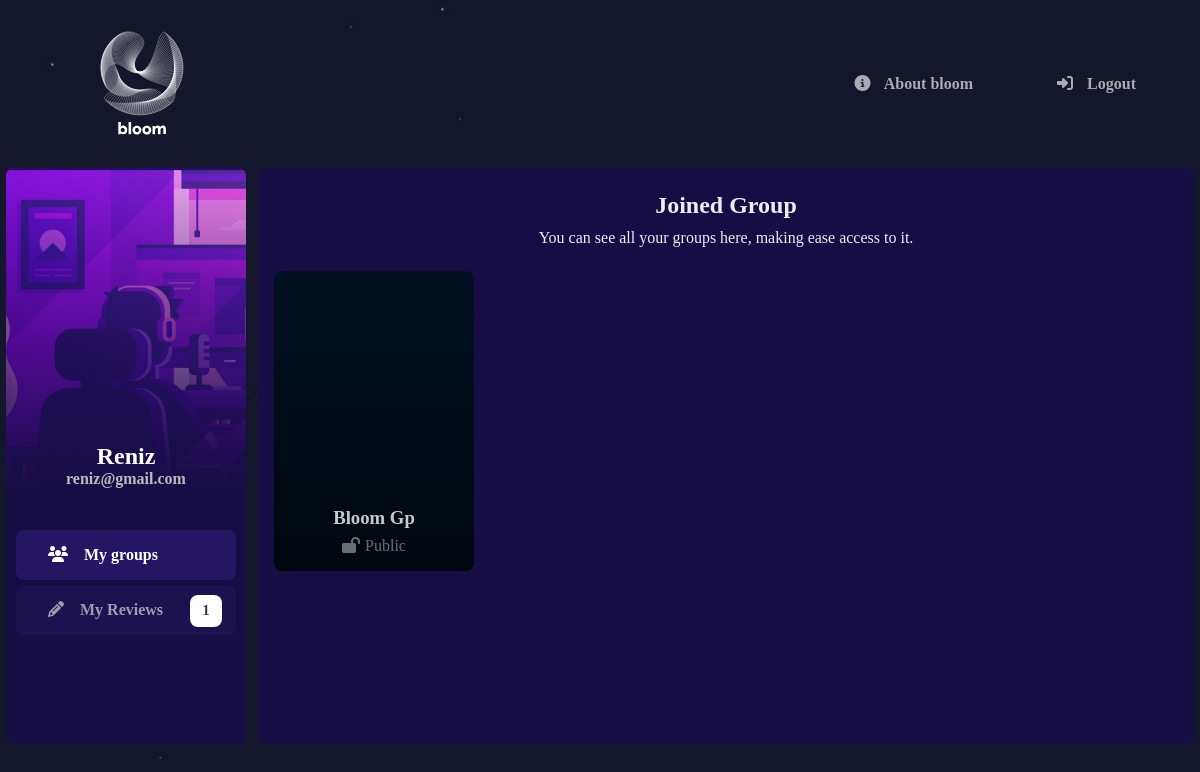
The app's page /showMyGroup/ (signed in), older data.
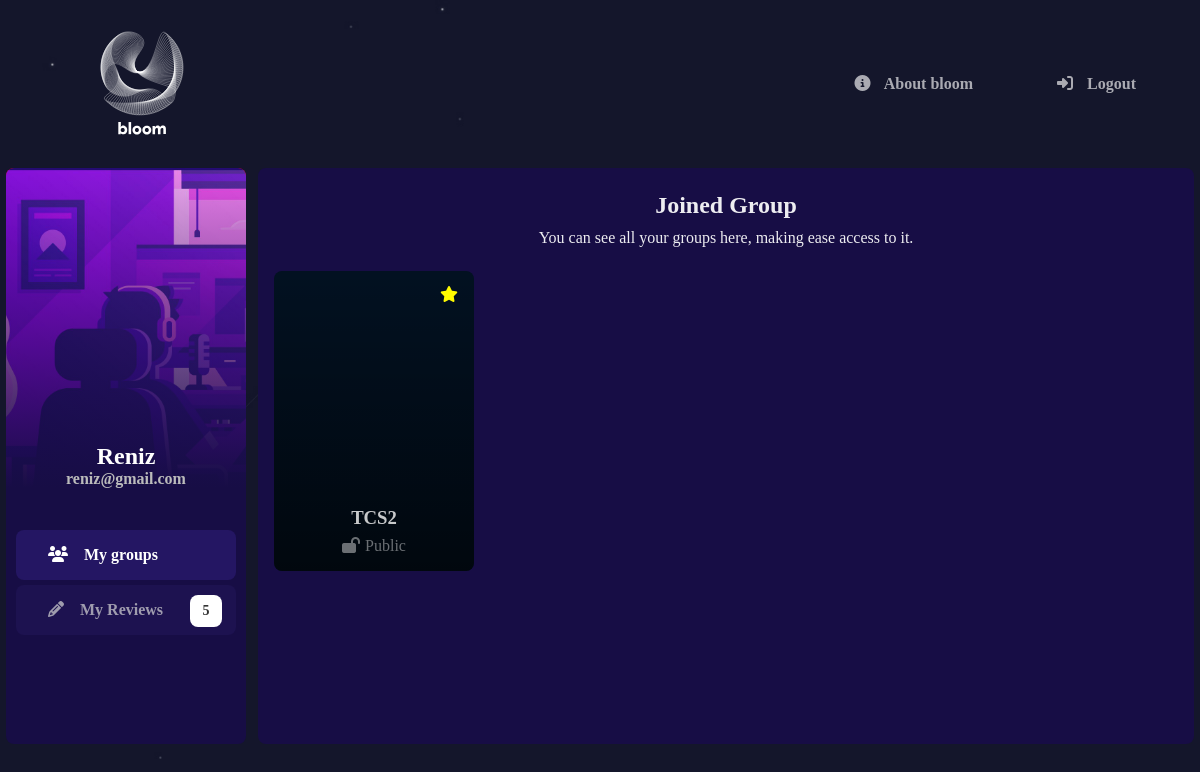
The same page, newer data.
### bloomapp/models.py (models this page shows)
class JoinedGroup(models.Model):
    user_id = models.ForeignKey(Account, on_delete=models.CASCADE)
    group_id = models.ForeignKey(Groups, on_delete=models.CASCADE)

class Groups(models.Model):
    user_id = models.ForeignKey(Account, on_delete=models.CASCADE)
    group_name = models.CharField(max_length=20)
    group_code = models.CharField(max_length=5)
    group_type = models.BooleanField(default=True)

### bloomapp/views.py (the view)
# urls.py: path('showMyGroup/', views.showMyGroups, name="showMyGroup"),
def showMyGroups(request):
    groupObj = JoinedGroup.objects.filter(user_id=request.session["user_id"])
    return render(request, "showMyGroup.html", {'group_details': groupObj})

### bloomapp/context-processors.py (called while the page is built)
def allContext(request):
    if request.session.has_key('user_id'):
        userObj = Account.objects.get(id=request.session['user_id'])
        totalReview = Reviews.objects.filter(user_id_id=request.session['user_id']).count()
        return {'users': userObj,'totalReviews': totalReview}
    return {'users': False, 'totalReviews': False}

### templates/showMyGroup.html (shortened to what this page needs)
{% extends 'commonPart.html' %}
{% block mainpart %}
    {% load static %}
    <div class="show-group-main-container">
        {% if not group_details %}
            <div class="no-group-box">
                <div class="video-text-box">
                    <h1 class="video-text" style="color: rgba(255,255,255,0.6);"><i class="fab fa-cloudversify pdspace"></i>Void </h1>
                    <h2 style="color: rgba(255, 255, 255, 0.5);">You haven't join any group bro, try create or join a group.</h2>
                </div>
                <video autoplay loop playsinline src="{% static 'images/terraforge-video.mp4' %}" class="no-group-video"></video>
            </div>
        {% else %}
            <h2 class="main-title-groups">Joined Group</h2>
            <h4 class="main-title-groups" style="font-weight: lighter;padding: 10px 0 16px 0;">You can see all your groups here, making ease access to it.</h4>
            <div class="my-each-group">
                {% for group in group_details %}
                    <a href="{% url 'group' group.group_id_id %}"><div class="each-group-box">
                        <div class="each-gp-video-box">
                            <video class="each-gp-video" autoplay src="{% static 'images/Snow Scene.mp4' %}" playsinline loop ></video>
                        </div>
                        <div class="group-each-black-cover"></div>
                            {% if group.group_id.user_id_id == request.session.user_id %}
                                <i class="fas fa-star owned-group" title="Group created by you"></i>
                            {% endif %}
                        <div class="each-gp-details-box">
                            <h3 class="group-each-name">{{ group.group_id.group_name }}</h3>
                            <h4 class="group-each-username">
                                {% if group.group_id.group_type == True %}
                                    <i class="fas fa-lock-open" style="padding-right: 5px;"></i>Public
                                {% else %}
                                    <i class="fas fa-lock" style="padding-right: 5px;"></i>Private
                                {% endif %}
                            </h4>
                        </div>
                    </div></a>
                {% endfor %}
            </div>
        {% endif %}
    </div>
{% endblock %}

### templates/commonPart.html (shortened to what this page needs)
<!DOCTYPE html>
<html lang="en">
{% load static %}
<head>
    <link rel="stylesheet" href="{% static 'css/style.css' %}">
</head>
<body>
<div class="top-menu-bar">
        <a href="{% url 'joinGroup' %}"><img src="{% static 'images/logo.svg' %}" alt="logo" class="logo-img"></a>
        <div>
            <a href="about.php" class="menus active-about"><i class="fas fa-info-circle pdspace"></i> About bloom</a>
            <a href="{% url 'logout' %}" class="menus"><i class="fas fa-sign-in-alt pdspace"></i> Logout</a>
        </div>
</div>
<div class="main-container">
    <div class="left-container">
        <div class="user-info-box">
            <div class="image-black-cover"></div>
            <div class="user-infos">
                {% if request.session.user_id %}
                    <h2>{{ users.name }}</h2>
                    <h4>{{ users.email }}</h4>
                {% endif %}
            </div>
        </div>
        <div class="user-menus">
            <a href="{% url 'showMyGroup' %}" class="user-menu-buttons active-menus-groups"><i class="fas fa-users uicons"></i> My groups</a>
            <a href="{% url 'showMyReview' %}" class="user-menu-buttons active-menus-reviews"><i class="fas fa-pencil-alt uicons"></i> My Reviews
                {% if totalReviews %}
            <div class="total-review-box">
                <p id="review-text">{{ totalReviews }}</p>
            </div>
                {% endif %}
             </a>
        </div>
    </div>
    <div class="right-container">
        {% block mainpart %}
        {% endblock %}
    </div>
</div>
</body>
</html>

Row changes from the older to the newer data that the page shows:
removed JoinedGroup: group_id.group_name "Bloom Gp", shows "Public"
added JoinedGroup: group_id.group_name "TCS2", shows "Public"
Text that changed along with them:
{{ totalReviews }}: "1" → "5"
